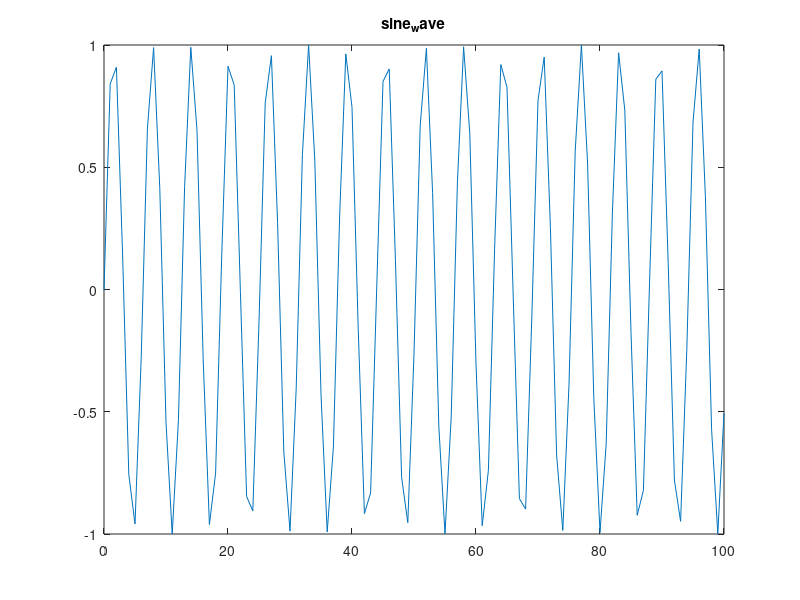

Reproduce this figure in MATLAB.
%% testing baffin script read


% make figure and save

x = 0:100;
y = sin(x);
figure(1)
plot(x,y);
title_string = 'sine_wave';
title(title_string);

print(title_string,'-dpng');

% save data

save('sine_wave.mat','y');

exit